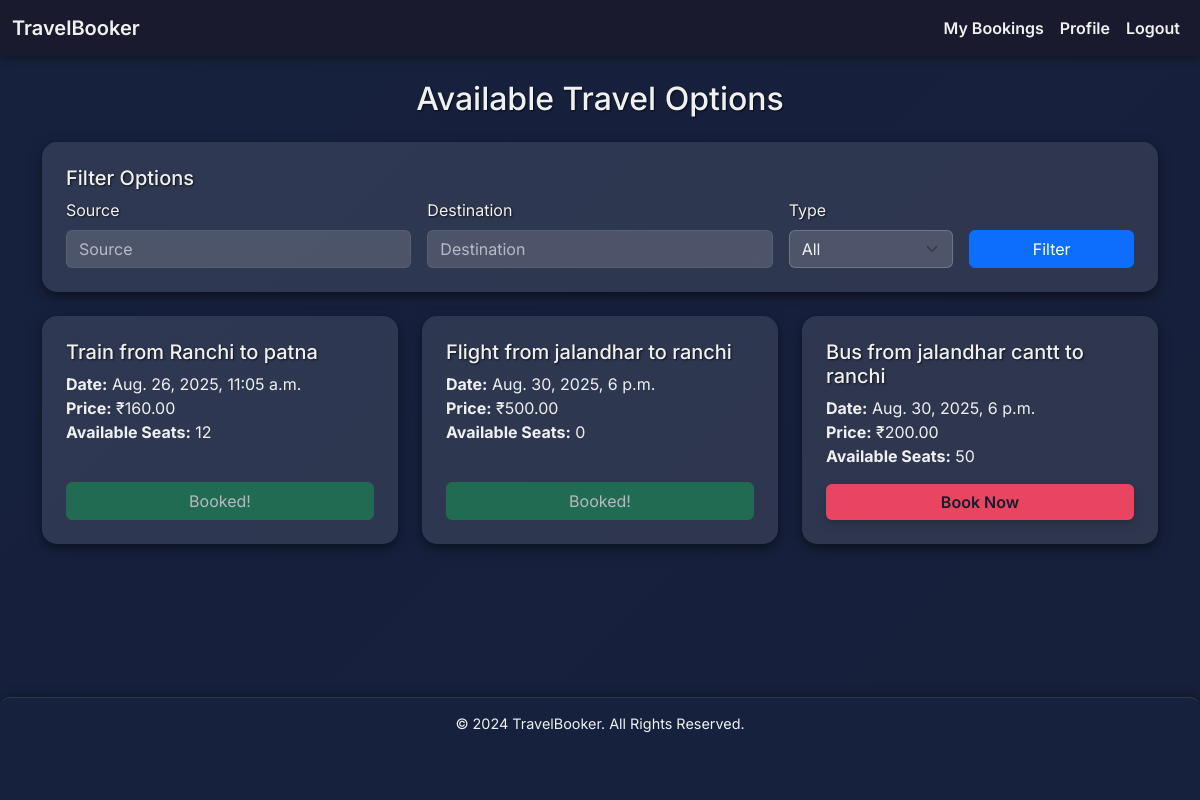
The app's page / (signed in) with its own data.
### bookings/models.py (models this page shows, shortened)
class TravelOption(models.Model):
    TRAVEL_TYPES = [
        ('Flight', 'Flight'),
        ('Train', 'Train'),
        ('Bus', 'Bus'),
    ]
    travel_id = models.AutoField(primary_key=True)
    type = models.CharField(max_length=20, choices=TRAVEL_TYPES)
    source = models.CharField(max_length=100)
    destination = models.CharField(max_length=100)
    date_time = models.DateTimeField()
    price = models.DecimalField(max_digits=10, decimal_places=2)
    available_seats = models.PositiveIntegerField()

### bookings/views.py (the view)
# urls.py: path("", views.home, name="home"),
def home(request):
    travels = TravelOption.objects.all()
    if request.GET.get('type'):
        travels = travels.filter(type=request.GET['type'])
    if request.GET.get('source'):
        travels = travels.filter(source__icontains=request.GET['source'])
    if request.GET.get('destination'):
        travels = travels.filter(destination__icontains=request.GET['destination'])
    booked_travel_ids = []
    if request.user.is_authenticated:
        booked_travel_ids = Booking.objects.filter(user=request.user).values_list('travel_option', flat=True)
    context = {
        'travels': travels,
        'booked_travel_ids': booked_travel_ids
    }
    return render(request, 'travel_list.html', context)

### bookings/templates/travel_list.html (shortened to what this page needs)
{% extends 'base.html' %}
{% block content %}
<h2 class="text-center mb-4">Available Travel Options</h2>
<div class="card p-4 mb-4">
  <h5 class="card-title">Filter Options</h5>
  <form method="get" class="row g-3 align-items-end">
    <div class="col-md-4">
      <label for="source" class="form-label">Source</label>
      <input type="text" class="form-control" name="source" id="source" placeholder="Source" value="{{ request.GET.source }}">
    </div>
    <div class="col-md-4">
      <label for="destination" class="form-label">Destination</label>
      <input type="text" class="form-control" name="destination" id="destination" placeholder="Destination" value="{{ request.GET.destination }}">
    </div>
    <div class="col-md-2">
      <label for="type" class="form-label">Type</label>
      <select name="type" id="type" class="form-select">
        <option value="">All</option>
      </select>
    </div>
    <div class="col-md-2 d-grid">
      <button type="submit" class="btn btn-primary">Filter</button>
    </div>
  </form>
</div>
{% if travels %}
<div class="row row-cols-1 row-cols-md-2 row-cols-lg-3 g-4">
  {% for t in travels %}
  <div class="col">
    <div class="card h-100 p-4">
      <h5 class="card-title">{{ t.type }} from {{ t.source }} to {{ t.destination }}</h5>
      <ul class="list-unstyled">
        <li><strong>Date:</strong> {{ t.date_time }}</li>
        <li><strong>Price:</strong> ₹{{ t.price }}</li>
        <li><strong>Available Seats:</strong> {{ t.available_seats }}</li>
      </ul>
      <div class="mt-auto">
        {% if user.is_authenticated and t.travel_id in booked_travel_ids %}
          <button class="btn btn-success w-100" disabled>Booked!</button>
        {% elif t.available_seats > 0 %}
          <a href="{% url 'book_travel' t.travel_id %}" class="btn btn-custom w-100">Book Now</a>
        {% else %}
          <button class="btn btn-secondary w-100" disabled>Sold Out</button>
        {% endif %}
      </div>
    </div>
  </div>
  {% endfor %}
</div>
{% else %}
<p class="text-center text-muted">No travel options found matching your criteria.</p>
{% endif %}
{% endblock %}

### bookings/templates/base.html (style rules this page uses)
:root { --primary-color: #1a1a2e; --secondary-color: #16213e; --accent-color: #e94560; --text-color: #f0f0f0; --card-bg: rgba(255, 255, 255, 0.1); --card-shadow: 0 4px 12px rgba(0, 0, 0, 0.5); --input-bg: rgba(255, 255, 255, 0.15); }
body { background: linear-gradient(135deg, var(--secondary-color), var(--primary-color)); background-size: 400% 400%; animation: gradient-animation 15s ease infinite; min-height: 100vh; display: flex; flex-direction: column; font-family: 'Inter', sans-serif; color: var(--text-color); transition: background-color 0.5s ease; }
.btn-custom { background-color: var(--accent-color); color: var(--primary-color); border: none; font-weight: 600; transition: all 0.3s ease; box-shadow: 0 4px 8px rgba(0, 0, 0, 0.2); }
.card { background-color: var(--card-bg); border: none; border-radius: 15px; box-shadow: var(--card-shadow); transition: transform 0.3s ease, box-shadow 0.3s ease; overflow: hidden; animation: fadeInUp 0.8s ease-in-out; }
.card-title, h2, h3, h5, label { color: var(--text-color) !important; text-shadow: 1px 1px 2px rgba(0,0,0,0.7); }
.list-unstyled li { color: var(--text-color); }
.form-control, .form-select { background-color: var(--input-bg); border: 1px solid rgba(255, 255, 255, 0.2); color: var(--text-color); }
.form-control::placeholder { color: rgba(255, 255, 255, 0.6); }
.form-select option { background-color: var(--secondary-color); color: var(--text-color); }

### records on screen
TravelOption: type "Train", source "Ranchi", destination "patna", date_time "Aug. 26, 2025, 11:05 a.m.", price "160.00", available_seats "12", shows "Booked!"
TravelOption: type "Flight", source "jalandhar", destination "ranchi", date_time "Aug. 30, 2025, 6 p.m.", price "500.00", available_seats "0", shows "Booked!"
TravelOption: type "Bus", source "jalandhar cantt", destination "ranchi", date_time "Aug. 30, 2025, 6 p.m.", price "200.00", available_seats "50", shows "Book Now"
